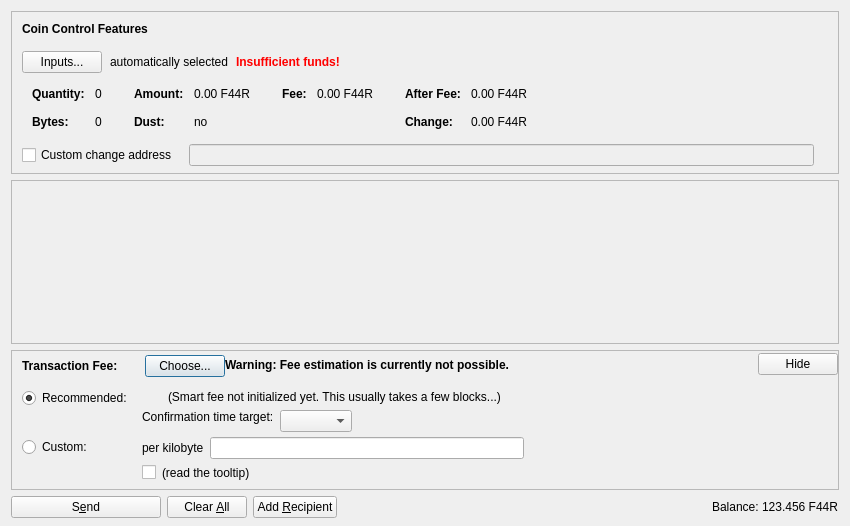
<?xml version="1.0" encoding="UTF-8"?>
<ui version="4.0">
 <class>SendCoinsDialog</class>
 <widget class="QDialog" name="SendCoinsDialog">
  <property name="geometry">
   <rect>
    <x>0</x>
    <y>0</y>
    <width>850</width>
    <height>526</height>
   </rect>
  </property>
  <property name="windowTitle">
   <string>Send Coins</string>
  </property>
  <layout class="QVBoxLayout" name="verticalLayout" stretch="0,1,0,0">
   <property name="bottomMargin">
    <number>8</number>
   </property>
   <item>
    <widget class="QFrame" name="frameCoinControl">
     <property name="sizePolicy">
      <sizepolicy hsizetype="Expanding" vsizetype="Expanding">
       <horstretch>0</horstretch>
       <verstretch>0</verstretch>
      </sizepolicy>
     </property>
     <property name="maximumSize">
      <size>
       <width>16777215</width>
       <height>16777215</height>
      </size>
     </property>
     <property name="frameShape">
      <enum>QFrame::StyledPanel</enum>
     </property>
     <property name="frameShadow">
      <enum>QFrame::Sunken</enum>
     </property>
     <layout class="QVBoxLayout" name="verticalLayoutCoinControl2">
      <property name="spacing">
       <number>0</number>
      </property>
      <property name="leftMargin">
       <number>0</number>
      </property>
      <property name="topMargin">
       <number>0</number>
      </property>
      <property name="rightMargin">
       <number>0</number>
      </property>
      <property name="bottomMargin">
       <number>6</number>
      </property>
      <item>
       <layout class="QVBoxLayout" name="verticalLayoutCoinControl" stretch="0,0,0,0,1">
        <property name="spacing">
         <number>0</number>
        </property>
        <property name="leftMargin">
         <number>10</number>
        </property>
        <property name="topMargin">
         <number>10</number>
        </property>
        <item>
         <layout class="QHBoxLayout" name="horizontalLayoutCoinControl1">
          <property name="bottomMargin">
           <number>15</number>
          </property>
          <item>
           <widget class="QLabel" name="labelCoinControlFeatures">
            <property name="sizePolicy">
             <sizepolicy hsizetype="Preferred" vsizetype="Maximum">
              <horstretch>0</horstretch>
              <verstretch>0</verstretch>
             </sizepolicy>
            </property>
            <property name="font">
             <font>
              <weight>75</weight>
              <bold>true</bold>
             </font>
            </property>
            <property name="styleSheet">
             <string notr="true">font-weight:bold;</string>
            </property>
            <property name="text">
             <string>Coin Control Features</string>
            </property>
           </widget>
          </item>
         </layout>
        </item>
        <item>
         <layout class="QHBoxLayout" name="horizontalLayoutCoinControl2" stretch="0,0,0,0">
          <property name="spacing">
           <number>8</number>
          </property>
          <property name="bottomMargin">
           <number>10</number>
          </property>
          <item>
           <widget class="QPushButton" name="pushButtonCoinControl">
            <property name="styleSheet">
             <string notr="true"/>
            </property>
            <property name="text">
             <string>Inputs...</string>
            </property>
            <property name="autoDefault">
             <bool>false</bool>
            </property>
           </widget>
          </item>
          <item>
           <widget class="QLabel" name="labelCoinControlAutomaticallySelected">
            <property name="text">
             <string>automatically selected</string>
            </property>
            <property name="margin">
             <number>5</number>
            </property>
           </widget>
          </item>
          <item>
           <widget class="QLabel" name="labelCoinControlInsuffFunds">
            <property name="font">
             <font>
              <weight>75</weight>
              <bold>true</bold>
             </font>
            </property>
            <property name="styleSheet">
             <string notr="true">color:red;font-weight:bold;</string>
            </property>
            <property name="text">
             <string>Insufficient funds!</string>
            </property>
            <property name="margin">
             <number>5</number>
            </property>
           </widget>
          </item>
          <item>
           <spacer name="horizontalSpacerCoinControl">
            <property name="orientation">
             <enum>Qt::Horizontal</enum>
            </property>
            <property name="sizeHint" stdset="0">
             <size>
              <width>40</width>
              <height>1</height>
             </size>
            </property>
           </spacer>
          </item>
         </layout>
        </item>
        <item>
         <widget class="QWidget" name="widgetCoinControl" native="true">
          <property name="sizePolicy">
           <sizepolicy hsizetype="Preferred" vsizetype="Preferred">
            <horstretch>0</horstretch>
            <verstretch>0</verstretch>
           </sizepolicy>
          </property>
          <property name="minimumSize">
           <size>
            <width>0</width>
            <height>0</height>
           </size>
          </property>
          <property name="styleSheet">
           <string notr="true"/>
          </property>
          <layout class="QHBoxLayout" name="horizontalLayoutCoinControl5">
           <property name="leftMargin">
            <number>0</number>
           </property>
           <property name="topMargin">
            <number>0</number>
           </property>
           <property name="rightMargin">
            <number>0</number>
           </property>
           <property name="bottomMargin">
            <number>0</number>
           </property>
           <item>
            <layout class="QHBoxLayout" name="horizontalLayoutCoinControl3" stretch="0,0,0,1">
             <property name="spacing">
              <number>20</number>
             </property>
             <property name="topMargin">
              <number>0</number>
             </property>
             <property name="bottomMargin">
              <number>10</number>
             </property>
             <item>
              <layout class="QFormLayout" name="formLayoutCoinControl1">
               <property name="horizontalSpacing">
                <number>10</number>
               </property>
               <property name="verticalSpacing">
                <number>14</number>
               </property>
               <property name="leftMargin">
                <number>10</number>
               </property>
               <property name="topMargin">
                <number>4</number>
               </property>
               <property name="rightMargin">
                <number>6</number>
               </property>
               <item row="0" column="0">
                <widget class="QLabel" name="labelCoinControlQuantityText">
                 <property name="font">
                  <font>
                   <weight>75</weight>
                   <bold>true</bold>
                  </font>
                 </property>
                 <property name="text">
                  <string>Quantity:</string>
                 </property>
                 <property name="margin">
                  <number>0</number>
                 </property>
                </widget>
               </item>
               <item row="0" column="1">
                <widget class="QLabel" name="labelCoinControlQuantity">
                 <property name="cursor">
                  <cursorShape>IBeamCursor</cursorShape>
                 </property>
                 <property name="contextMenuPolicy">
                  <enum>Qt::ActionsContextMenu</enum>
                 </property>
                 <property name="text">
                  <string notr="true">0</string>
                 </property>
                 <property name="margin">
                  <number>0</number>
                 </property>
                 <property name="textInteractionFlags">
                  <set>Qt::LinksAccessibleByMouse|Qt::TextSelectableByKeyboard|Qt::TextSelectableByMouse</set>
                 </property>
                </widget>
               </item>
               <item row="1" column="0">
                <widget class="QLabel" name="labelCoinControlBytesText">
                 <property name="font">
                  <font>
                   <weight>75</weight>
                   <bold>true</bold>
                  </font>
                 </property>
                 <property name="text">
                  <string>Bytes:</string>
                 </property>
                </widget>
               </item>
               <item row="1" column="1">
                <widget class="QLabel" name="labelCoinControlBytes">
                 <property name="cursor">
                  <cursorShape>IBeamCursor</cursorShape>
                 </property>
                 <property name="contextMenuPolicy">
                  <enum>Qt::ActionsContextMenu</enum>
                 </property>
                 <property name="text">
                  <string notr="true">0</string>
                 </property>
                 <property name="textInteractionFlags">
                  <set>Qt::LinksAccessibleByMouse|Qt::TextSelectableByKeyboard|Qt::TextSelectableByMouse</set>
                 </property>
                </widget>
               </item>
              </layout>
             </item>
             <item>
              <layout class="QFormLayout" name="formLayoutCoinControl2">
               <property name="horizontalSpacing">
                <number>10</number>
               </property>
               <property name="verticalSpacing">
                <number>14</number>
               </property>
               <property name="leftMargin">
                <number>6</number>
               </property>
               <property name="topMargin">
                <number>4</number>
               </property>
               <property name="rightMargin">
                <number>6</number>
               </property>
               <item row="0" column="0">
                <widget class="QLabel" name="labelCoinControlAmountText">
                 <property name="font">
                  <font>
                   <weight>75</weight>
                   <bold>true</bold>
                  </font>
                 </property>
                 <property name="text">
                  <string>Amount:</string>
                 </property>
                 <property name="margin">
                  <number>0</number>
                 </property>
                </widget>
               </item>
               <item row="0" column="1">
                <widget class="QLabel" name="labelCoinControlAmount">
                 <property name="cursor">
                  <cursorShape>IBeamCursor</cursorShape>
                 </property>
                 <property name="contextMenuPolicy">
                  <enum>Qt::ActionsContextMenu</enum>
                 </property>
                 <property name="text">
                  <string notr="true">0.00 F44R</string>
                 </property>
                 <property name="textInteractionFlags">
                  <set>Qt::LinksAccessibleByMouse|Qt::TextSelectableByKeyboard|Qt::TextSelectableByMouse</set>
                 </property>
                </widget>
               </item>
               <item row="1" column="0">
                <widget class="QLabel" name="labelCoinControlLowOutputText">
                 <property name="font">
                  <font>
                   <weight>75</weight>
                   <bold>true</bold>
                  </font>
                 </property>
                 <property name="text">
                  <string>Dust:</string>
                 </property>
                </widget>
               </item>
               <item row="1" column="1">
                <widget class="QLabel" name="labelCoinControlLowOutput">
                 <property name="cursor">
                  <cursorShape>IBeamCursor</cursorShape>
                 </property>
                 <property name="contextMenuPolicy">
                  <enum>Qt::ActionsContextMenu</enum>
                 </property>
                 <property name="text">
                  <string notr="true">no</string>
                 </property>
                 <property name="textInteractionFlags">
                  <set>Qt::LinksAccessibleByMouse|Qt::TextSelectableByKeyboard|Qt::TextSelectableByMouse</set>
                 </property>
                </widget>
               </item>
              </layout>
             </item>
             <item>
              <layout class="QFormLayout" name="formLayoutCoinControl3">
               <property name="horizontalSpacing">
                <number>10</number>
               </property>
               <property name="verticalSpacing">
                <number>14</number>
               </property>
               <property name="leftMargin">
                <number>6</number>
               </property>
               <property name="topMargin">
                <number>4</number>
               </property>
               <property name="rightMargin">
                <number>6</number>
               </property>
               <item row="0" column="0">
                <widget class="QLabel" name="labelCoinControlFeeText">
                 <property name="font">
                  <font>
                   <weight>75</weight>
                   <bold>true</bold>
                  </font>
                 </property>
                 <property name="text">
                  <string>Fee:</string>
                 </property>
                 <property name="margin">
                  <number>0</number>
                 </property>
                </widget>
               </item>
               <item row="0" column="1">
                <widget class="QLabel" name="labelCoinControlFee">
                 <property name="cursor">
                  <cursorShape>IBeamCursor</cursorShape>
                 </property>
                 <property name="contextMenuPolicy">
                  <enum>Qt::ActionsContextMenu</enum>
                 </property>
                 <property name="text">
                  <string notr="true">0.00 F44R</string>
                 </property>
                 <property name="textInteractionFlags">
                  <set>Qt::LinksAccessibleByMouse|Qt::TextSelectableByKeyboard|Qt::TextSelectableByMouse</set>
                 </property>
                </widget>
               </item>
              </layout>
             </item>
             <item>
              <layout class="QFormLayout" name="formLayoutCoinControl4">
               <property name="horizontalSpacing">
                <number>10</number>
               </property>
               <property name="verticalSpacing">
                <number>14</number>
               </property>
               <property name="leftMargin">
                <number>6</number>
               </property>
               <property name="topMargin">
                <number>4</number>
               </property>
               <property name="rightMargin">
                <number>6</number>
               </property>
               <item row="0" column="0">
                <widget class="QLabel" name="labelCoinControlAfterFeeText">
                 <property name="font">
                  <font>
                   <weight>75</weight>
                   <bold>true</bold>
                  </font>
                 </property>
                 <property name="text">
                  <string>After Fee:</string>
                 </property>
                 <property name="margin">
                  <number>0</number>
                 </property>
                </widget>
               </item>
               <item row="0" column="1">
                <widget class="QLabel" name="labelCoinControlAfterFee">
                 <property name="cursor">
                  <cursorShape>IBeamCursor</cursorShape>
                 </property>
                 <property name="contextMenuPolicy">
                  <enum>Qt::ActionsContextMenu</enum>
                 </property>
                 <property name="text">
                  <string notr="true">0.00 F44R</string>
                 </property>
                 <property name="textInteractionFlags">
                  <set>Qt::LinksAccessibleByMouse|Qt::TextSelectableByKeyboard|Qt::TextSelectableByMouse</set>
                 </property>
                </widget>
               </item>
               <item row="1" column="0">
                <widget class="QLabel" name="labelCoinControlChangeText">
                 <property name="font">
                  <font>
                   <weight>75</weight>
                   <bold>true</bold>
                  </font>
                 </property>
                 <property name="text">
                  <string>Change:</string>
                 </property>
                </widget>
               </item>
               <item row="1" column="1">
                <widget class="QLabel" name="labelCoinControlChange">
                 <property name="cursor">
                  <cursorShape>IBeamCursor</cursorShape>
                 </property>
                 <property name="contextMenuPolicy">
                  <enum>Qt::ActionsContextMenu</enum>
                 </property>
                 <property name="text">
                  <string notr="true">0.00 F44R</string>
                 </property>
                 <property name="textInteractionFlags">
                  <set>Qt::LinksAccessibleByMouse|Qt::TextSelectableByKeyboard|Qt::TextSelectableByMouse</set>
                 </property>
                </widget>
               </item>
              </layout>
             </item>
            </layout>
           </item>
          </layout>
         </widget>
        </item>
        <item>
         <layout class="QHBoxLayout" name="horizontalLayoutCoinControl4" stretch="0,0,0">
          <property name="spacing">
           <number>12</number>
          </property>
          <property name="sizeConstraint">
           <enum>QLayout::SetDefaultConstraint</enum>
          </property>
          <property name="topMargin">
           <number>5</number>
          </property>
          <property name="rightMargin">
           <number>5</number>
          </property>
          <item>
           <widget class="QCheckBox" name="checkBoxCoinControlChange">
            <property name="toolTip">
             <string>If this is activated, but the change address is empty or invalid, change will be sent to a newly generated address.</string>
            </property>
            <property name="text">
             <string>Custom change address</string>
            </property>
           </widget>
          </item>
          <item>
           <widget class="QValidatedLineEdit" name="lineEditCoinControlChange">
            <property name="enabled">
             <bool>false</bool>
            </property>
            <property name="sizePolicy">
             <sizepolicy hsizetype="Expanding" vsizetype="Fixed">
              <horstretch>0</horstretch>
              <verstretch>0</verstretch>
             </sizepolicy>
            </property>
           </widget>
          </item>
          <item>
           <widget class="QLabel" name="labelCoinControlChangeLabel">
            <property name="sizePolicy">
             <sizepolicy hsizetype="Preferred" vsizetype="Expanding">
              <horstretch>0</horstretch>
              <verstretch>0</verstretch>
             </sizepolicy>
            </property>
            <property name="minimumSize">
             <size>
              <width>0</width>
              <height>0</height>
             </size>
            </property>
            <property name="text">
             <string/>
            </property>
            <property name="margin">
             <number>3</number>
            </property>
           </widget>
          </item>
         </layout>
        </item>
        <item>
         <spacer name="verticalSpacerCoinControl">
          <property name="orientation">
           <enum>Qt::Vertical</enum>
          </property>
          <property name="sizeHint" stdset="0">
           <size>
            <width>800</width>
            <height>1</height>
           </size>
          </property>
         </spacer>
        </item>
       </layout>
      </item>
     </layout>
    </widget>
   </item>
   <item>
    <widget class="QScrollArea" name="scrollArea">
     <property name="widgetResizable">
      <bool>true</bool>
     </property>
     <widget class="QWidget" name="scrollAreaWidgetContents">
      <property name="geometry">
       <rect>
        <x>0</x>
        <y>0</y>
        <width>830</width>
        <height>104</height>
       </rect>
      </property>
      <layout class="QVBoxLayout" name="verticalLayout_2" stretch="0,1">
       <property name="leftMargin">
        <number>0</number>
       </property>
       <property name="topMargin">
        <number>0</number>
       </property>
       <property name="rightMargin">
        <number>0</number>
       </property>
       <property name="bottomMargin">
        <number>0</number>
       </property>
       <item>
        <layout class="QVBoxLayout" name="entries">
         <property name="spacing">
          <number>6</number>
         </property>
        </layout>
       </item>
       <item>
        <spacer name="verticalSpacer">
         <property name="orientation">
          <enum>Qt::Vertical</enum>
         </property>
         <property name="sizeHint" stdset="0">
          <size>
           <width>20</width>
           <height>40</height>
          </size>
         </property>
        </spacer>
       </item>
      </layout>
     </widget>
    </widget>
   </item>
   <item>
    <widget class="QFrame" name="frameFee">
     <property name="sizePolicy">
      <sizepolicy hsizetype="Expanding" vsizetype="Expanding">
       <horstretch>0</horstretch>
       <verstretch>0</verstretch>
      </sizepolicy>
     </property>
     <property name="maximumSize">
      <size>
       <width>16777215</width>
       <height>16777215</height>
      </size>
     </property>
     <property name="frameShape">
      <enum>QFrame::StyledPanel</enum>
     </property>
     <property name="frameShadow">
      <enum>QFrame::Sunken</enum>
     </property>
     <layout class="QVBoxLayout" name="verticalLayoutFee1">
      <property name="spacing">
       <number>0</number>
      </property>
      <property name="leftMargin">
       <number>0</number>
      </property>
      <property name="topMargin">
       <number>0</number>
      </property>
      <property name="rightMargin">
       <number>0</number>
      </property>
      <property name="bottomMargin">
       <number>0</number>
      </property>
      <item>
       <layout class="QVBoxLayout" name="verticalLayoutFee2" stretch="0,0,0">
        <property name="spacing">
         <number>0</number>
        </property>
        <property name="leftMargin">
         <number>10</number>
        </property>
        <property name="topMargin">
         <number>0</number>
        </property>
        <item>
         <layout class="QHBoxLayout" name="horizontalLayoutFee1">
          <property name="bottomMargin">
           <number>0</number>
          </property>
          <item>
           <layout class="QVBoxLayout" name="verticalLayoutFee7">
            <property name="spacing">
             <number>0</number>
            </property>
            <item>
             <spacer name="verticalSpacerSmartFee">
              <property name="orientation">
               <enum>Qt::Vertical</enum>
              </property>
              <property name="sizeType">
               <enum>QSizePolicy::Fixed</enum>
              </property>
              <property name="sizeHint" stdset="0">
               <size>
                <width>1</width>
                <height>4</height>
               </size>
              </property>
             </spacer>
            </item>
            <item>
             <layout class="QHBoxLayout" name="horizontalLayoutSmartFee">
              <property name="spacing">
               <number>10</number>
              </property>
              <item>
               <widget class="QLabel" name="labelFeeHeadline">
                <property name="sizePolicy">
                 <sizepolicy hsizetype="Preferred" vsizetype="Maximum">
                  <horstretch>0</horstretch>
                  <verstretch>0</verstretch>
                 </sizepolicy>
                </property>
                <property name="font">
                 <font>
                  <weight>75</weight>
                  <bold>true</bold>
                 </font>
                </property>
                <property name="styleSheet">
                 <string notr="true">font-weight:bold;</string>
                </property>
                <property name="text">
                 <string>Transaction Fee:</string>
                </property>
               </widget>
              </item>
              <item>
               <widget class="QLabel" name="labelFeeMinimized">
                <property name="text">
                 <string/>
                </property>
               </widget>
              </item>
              <item>
               <widget class="QPushButton" name="buttonChooseFee">
                <property name="text">
                 <string>Choose...</string>
                </property>
               </widget>
              </item>
             </layout>
            </item>
            <item>
             <spacer name="verticalSpacer_5">
              <property name="orientation">
               <enum>Qt::Vertical</enum>
              </property>
              <property name="sizeHint" stdset="0">
               <size>
                <width>1</width>
                <height>1</height>
               </size>
              </property>
             </spacer>
            </item>
           </layout>
          </item>
          <item>
           <widget class="QLabel" name="fallbackFeeWarningLabel">
            <property name="toolTip">
             <string>Using the fallbackfee can result in sending a transaction that will take several hours or days (or never) to confirm. Consider choosing your fee manually or wait until you have validated the complete chain.</string>
            </property>
            <property name="font">
            <font>
                <weight>75</weight>
                <bold>true</bold>
            </font>
            </property>
            <property name="text">
             <string>Warning: Fee estimation is currently not possible.</string>
            </property>
            <property name="wordWrap">
             <bool>false</bool>
            </property>
           </widget>
          </item>
          <item>
           <spacer name="horizontalSpacer_4">
            <property name="orientation">
             <enum>Qt::Horizontal</enum>
            </property>
            <property name="sizeType">
             <enum>QSizePolicy::MinimumExpanding</enum>
            </property>
            <property name="sizeHint" stdset="0">
             <size>
              <width>40</width>
              <height>20</height>
             </size>
            </property>
           </spacer>
          </item>
          <item>
           <widget class="QPushButton" name="buttonMinimizeFee">
            <property name="toolTip">
             <string>collapse fee-settings</string>
            </property>
            <property name="text">
             <string>Hide</string>
            </property>
           </widget>
          </item>
         </layout>
        </item>
        <item>
         <widget class="QFrame" name="frameFeeSelection">
          <layout class="QVBoxLayout" name="verticalLayoutFee12">
           <property name="spacing">
            <number>0</number>
           </property>
           <property name="leftMargin">
            <number>0</number>
           </property>
           <property name="topMargin">
            <number>0</number>
           </property>
           <property name="rightMargin">
            <number>0</number>
           </property>
           <property name="bottomMargin">
            <number>0</number>
           </property>
           <item>
            <layout class="QGridLayout" name="gridLayoutFee">
             <property name="topMargin">
              <number>10</number>
             </property>
             <property name="bottomMargin">
              <number>4</number>
             </property>
             <property name="horizontalSpacing">
              <number>10</number>
             </property>
             <property name="verticalSpacing">
              <number>4</number>
             </property>
             <item row="1" column="1">
              <layout class="QVBoxLayout" name="verticalLayoutFee8">
               <property name="spacing">
                <number>6</number>
               </property>
               <item>
                <layout class="QHBoxLayout" name="horizontalLayoutFee13">
                 <item>
                  <widget class="QLabel" name="labelCustomPerKilobyte">
                   <property name="toolTip">
                    <string>If the custom fee is set to 1000 satoshis and the transaction is only 250 bytes, then &quot;per kilobyte&quot; only pays 250 satoshis in fee, while &quot;total at least&quot; pays 1000 satoshis. For transactions bigger than a kilobyte both pay by kilobyte.</string>
                   </property>
                   <property name="text">
                    <string>per kilobyte</string>
                   </property>
                  </widget>
                 </item>
                 <item>
                  <widget class="BitcoinAmountField" name="customFee"/>
                 </item>
                 <item>
                  <spacer name="horizontalSpacer_6">
                   <property name="orientation">
                    <enum>Qt::Horizontal</enum>
                   </property>
                   <property name="sizeHint" stdset="0">
                    <size>
                     <width>1</width>
                     <height>1</height>
                    </size>
                   </property>
                  </spacer>
                 </item>
                </layout>
               </item>
               <item>
                <layout class="QHBoxLayout" name="horizontalLayoutFee8">
                 <item>
                  <widget class="QCheckBox" name="checkBoxMinimumFee">
                   <property name="toolTip">
                    <string>Paying only the minimum fee is just fine as long as there is less transaction volume than space in the blocks. But be aware that this can end up in a never confirming transaction once there is more demand for f44redcoin transactions than the network can process.</string>
                   </property>
                   <property name="text">
                    <string/>
                   </property>
                  </widget>
                 </item>
                 <item>
                  <widget class="QLabel" name="labelMinFeeWarning">
                   <property name="enabled">
                    <bool>true</bool>
                   </property>
                   <property name="toolTip">
                    <string>Paying only the minimum fee is just fine as long as there is less transaction volume than space in the blocks. But be aware that this can end up in a never confirming transaction once there is more demand for f44redcoin transactions than the network can process.</string>
                   </property>
                   <property name="text">
                    <string>(read the tooltip)</string>
                   </property>
                   <property name="margin">
                    <number>5</number>
                   </property>
                  </widget>
                 </item>
                 <item>
                  <spacer name="horizontalSpacer_2">
                   <property name="orientation">
                    <enum>Qt::Horizontal</enum>
                   </property>
                   <property name="sizeHint" stdset="0">
                    <size>
                     <width>1</width>
                     <height>1</height>
                    </size>
                   </property>
                  </spacer>
                 </item>
                </layout>
               </item>
              </layout>
             </item>
             <item row="0" column="0">
              <layout class="QVBoxLayout" name="verticalLayoutFee4" stretch="0,1">
               <item>
                <widget class="QRadioButton" name="radioSmartFee">
                 <property name="text">
                  <string>Recommended:</string>
                 </property>
                 <property name="checked">
                  <bool>true</bool>
                 </property>
                 <attribute name="buttonGroup">
                  <string notr="true">groupFee</string>
                 </attribute>
                </widget>
               </item>
               <item>
                <spacer name="verticalSpacer_2">
                 <property name="orientation">
                  <enum>Qt::Vertical</enum>
                 </property>
                 <property name="sizeHint" stdset="0">
                  <size>
                   <width>1</width>
                   <height>1</height>
                  </size>
                 </property>
                </spacer>
               </item>
              </layout>
             </item>
             <item row="1" column="0">
              <layout class="QVBoxLayout" name="verticalLayoutFee9" stretch="0,1">
               <item>
                <widget class="QRadioButton" name="radioCustomFee">
                 <property name="text">
                  <string>Custom:</string>
                 </property>
                 <attribute name="buttonGroup">
                  <string notr="true">groupFee</string>
                 </attribute>
                </widget>
               </item>
               <item>
                <spacer name="verticalSpacer_6">
                 <property name="orientation">
                  <enum>Qt::Vertical</enum>
                 </property>
                 <property name="sizeHint" stdset="0">
                  <size>
                   <width>1</width>
                   <height>1</height>
                  </size>
                 </property>
                </spacer>
               </item>
              </layout>
             </item>
             <item row="0" column="1">
              <layout class="QVBoxLayout" name="verticalLayoutFee3" stretch="0,0,1">
               <property name="spacing">
                <number>6</number>
               </property>
               <property name="topMargin">
                <number>2</number>
               </property>
               <item>
                <layout class="QHBoxLayout" name="horizontalLayoutFee12">
                 <item>
                  <widget class="QLabel" name="labelSmartFee">
                   <property name="text">
                    <string/>
                   </property>
                   <property name="margin">
                    <number>2</number>
                   </property>
                  </widget>
                 </item>
                 <item>
                  <widget class="QLabel" name="labelFeeEstimation">
                   <property name="text">
                    <string/>
                   </property>
                  </widget>
                 </item>
                 <item>
                  <widget class="QLabel" name="labelSmartFee2">
                   <property name="text">
                    <string>(Smart fee not initialized yet. This usually takes a few blocks...)</string>
                   </property>
                   <property name="margin">
                    <number>2</number>
                   </property>
                  </widget>
                 </item>
                 <item>
                  <spacer name="horizontalSpacer_5">
                   <property name="orientation">
                    <enum>Qt::Horizontal</enum>
                   </property>
                   <property name="sizeHint" stdset="0">
                    <size>
                     <width>1</width>
                     <height>1</height>
                    </size>
                   </property>
                  </spacer>
                 </item>
                </layout>
               </item>
               <item>
                <layout class="QHBoxLayout" name="horizontalLayoutFee9">
                 <item>
                  <layout class="QVBoxLayout" name="verticalLayoutFee6">
                   <item>
                    <widget class="QLabel" name="labelSmartFee3">
                     <property name="text">
                      <string>Confirmation time target:</string>
                     </property>
                     <property name="margin">
                      <number>2</number>
                     </property>
                    </widget>
                   </item>
                   <item>
                    <spacer name="verticalSpacer_3">
                     <property name="orientation">
                      <enum>Qt::Vertical</enum>
                     </property>
                     <property name="sizeHint" stdset="0">
                      <size>
                       <width>1</width>
                       <height>1</height>
                      </size>
                     </property>
                    </spacer>
                   </item>
                  </layout>
                 </item>
                 <item>
                  <layout class="QVBoxLayout" name="verticalLayoutFee5">
                   <property name="rightMargin">
                    <number>30</number>
                   </property>
                   <item>
                    <layout class="QHBoxLayout" name="horizontalLayoutConfTarget">
                     <property name="bottomMargin">
                      <number>0</number>
                     </property>
                     <item>
                      <widget class="QComboBox" name="confTargetSelector"/>
                     </item>
                     <item>
                      <spacer name="horizontalSpacerConfTarget">
                       <property name="orientation">
                        <enum>Qt::Horizontal</enum>
                       </property>
                       <property name="sizeHint" stdset="0">
                        <size>
                         <width>40</width>
                         <height>20</height>
                        </size>
                       </property>
                      </spacer>
                     </item>
                    </layout>
                   </item>
                  </layout>
                 </item>
                </layout>
               </item>
               <item>
                <spacer name="verticalSpacer_4">
                 <property name="orientation">
                  <enum>Qt::Vertical</enum>
                 </property>
                 <property name="sizeHint" stdset="0">
                  <size>
                   <width>1</width>
                   <height>1</height>
                  </size>
                 </property>
                </spacer>
               </item>
              </layout>
             </item>
            </layout>
           </item>
          </layout>
         </widget>
        </item>
        <item>
         <spacer name="verticalSpacerFee">
          <property name="orientation">
           <enum>Qt::Vertical</enum>
          </property>
          <property name="sizeHint" stdset="0">
           <size>
            <width>40</width>
            <height>5</height>
           </size>
          </property>
         </spacer>
        </item>
       </layout>
      </item>
     </layout>
    </widget>
   </item>
   <item>
    <layout class="QHBoxLayout" name="horizontalLayout">
     <item>
      <widget class="QPushButton" name="sendButton">
       <property name="minimumSize">
        <size>
         <width>150</width>
         <height>0</height>
        </size>
       </property>
       <property name="toolTip">
        <string>Confirm the send action</string>
       </property>
       <property name="text">
        <string>S&amp;end</string>
       </property>
       <property name="icon">
        <iconset resource="../bitcoin.qrc">
         <normaloff>:/icons/send</normaloff>:/icons/send</iconset>
       </property>
       <property name="autoDefault">
        <bool>false</bool>
       </property>
       <property name="default">
        <bool>false</bool>
       </property>
      </widget>
     </item>
     <item>
      <widget class="QPushButton" name="clearButton">
       <property name="sizePolicy">
        <sizepolicy hsizetype="Minimum" vsizetype="Fixed">
         <horstretch>0</horstretch>
         <verstretch>0</verstretch>
        </sizepolicy>
       </property>
       <property name="toolTip">
        <string>Clear all fields of the form.</string>
       </property>
       <property name="text">
        <string>Clear &amp;All</string>
       </property>
       <property name="icon">
        <iconset resource="../bitcoin.qrc">
         <normaloff>:/icons/remove</normaloff>:/icons/remove</iconset>
       </property>
       <property name="autoDefault">
        <bool>false</bool>
       </property>
      </widget>
     </item>
     <item>
      <widget class="QPushButton" name="addButton">
       <property name="toolTip">
        <string>Send to multiple recipients at once</string>
       </property>
       <property name="text">
        <string>Add &amp;Recipient</string>
       </property>
       <property name="icon">
        <iconset resource="../bitcoin.qrc">
         <normaloff>:/icons/add</normaloff>:/icons/add</iconset>
       </property>
       <property name="autoDefault">
        <bool>false</bool>
       </property>
      </widget>
     </item>
     <item>
      <spacer name="horizontalSpacer">
       <property name="orientation">
        <enum>Qt::Horizontal</enum>
       </property>
       <property name="sizeHint" stdset="0">
        <size>
         <width>40</width>
         <height>20</height>
        </size>
       </property>
      </spacer>
     </item>
     <item>
      <layout class="QHBoxLayout" name="horizontalLayout_2">
       <property name="spacing">
        <number>3</number>
       </property>
       <item>
        <widget class="QLabel" name="label">
         <property name="sizePolicy">
          <sizepolicy hsizetype="Preferred" vsizetype="Fixed">
           <horstretch>0</horstretch>
           <verstretch>0</verstretch>
          </sizepolicy>
         </property>
         <property name="text">
          <string>Balance:</string>
         </property>
        </widget>
       </item>
       <item>
        <widget class="QLabel" name="labelBalance">
         <property name="sizePolicy">
          <sizepolicy hsizetype="Preferred" vsizetype="Fixed">
           <horstretch>0</horstretch>
           <verstretch>0</verstretch>
          </sizepolicy>
         </property>
         <property name="cursor">
          <cursorShape>IBeamCursor</cursorShape>
         </property>
         <property name="text">
          <string notr="true">123.456 F44R</string>
         </property>
         <property name="textInteractionFlags">
          <set>Qt::LinksAccessibleByMouse|Qt::TextSelectableByKeyboard|Qt::TextSelectableByMouse</set>
         </property>
        </widget>
       </item>
      </layout>
     </item>
    </layout>
   </item>
  </layout>
 </widget>
 <customwidgets>
  <customwidget>
   <class>QValidatedLineEdit</class>
   <extends>QLineEdit</extends>
   <header>qt/qvalidatedlineedit.h</header>
  </customwidget>
  <customwidget>
   <class>BitcoinAmountField</class>
   <extends>QLineEdit</extends>
   <header>qt/bitcoinamountfield.h</header>
   <container>1</container>
  </customwidget>
 </customwidgets>
 <resources>
  <include location="../bitcoin.qrc"/>
 </resources>
 <connections/>
 <buttongroups>
  <buttongroup name="groupFee"/>
 </buttongroups>
</ui>
